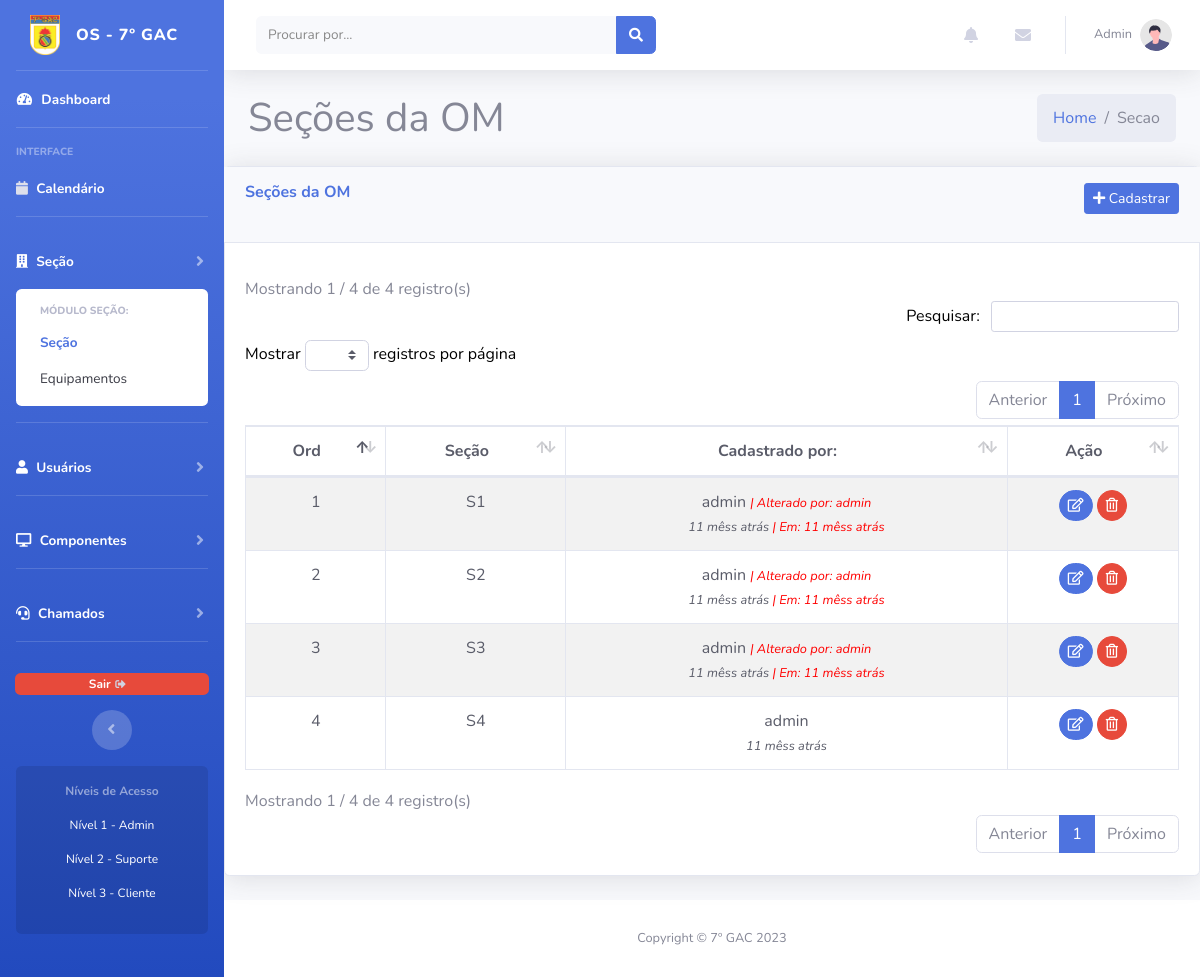
/admin.php?p=secao (signed in), run on the app's committed database.
### tables this page shows
CREATE TABLE `secao` (
  `id_secao` int NOT NULL,
  `id_user` int DEFAULT NULL,
  `secao` varchar(255) NOT NULL,
  `created_at` datetime NOT NULL,
  `created_by` varchar(50) NOT NULL,
  `updated_at` datetime DEFAULT NULL,
  `updated_by` varchar(50) DEFAULT NULL
);

### Model/DB.php (called while the page is built, shortened)
<?php
class DB {
    private static $conn;
    public static function conn(){
        try {
        if (is_null(self::$conn)){
            self::$conn = new \PDO('mysql:host=localhost;dbname=newos;charset=utf8', 'root', 'com123');
            self::$conn->setAttribute(\PDO::ATTR_ERRMODE, \PDO::ERRMODE_EXCEPTION);
        }
        return self::$conn;
    }catch(\PDOException $e) {
        echo 'ERROR: Error connecting to database';
    }
    }
}

### Model/Secao.php (called while the page is built, shortened)
<?php
include_once "DB.php";
class Secao extends DB
{
    public function listarSecao() : array
    {
        try {
        $b = self::conn()->query("SELECT * FROM secao
        ");
        return $b->fetchAll(\PDO::FETCH_OBJ);
        }catch(\Exception $e) {
            echo 'Erro ao listar';
        }
    }
}

### function/function.php (called while the page is built, shortened)
<?php
class Data {
    public static function ExibirTempoDecorrido($date)
    {
        $periodos = array("segundo", "minuto", "hora", "dia", "semana", "mês", "ano", "década");
        $duracao = array("60","60","24","7","4.35","12","10");
        $agora = time();
        $unix_data = strtotime($date);
        if($agora > $unix_data)
        {
            $diferenca     = $agora - $unix_data;
            $tempo         = "atrás";
        }
        else
        {
            $diferenca     = $unix_data - $agora;
            $tempo         = "agora";
        }
        for($j = 0; $diferenca >= $duracao[$j] && $j < count($duracao)-1; $j++)
        {
            $diferenca /= $duracao[$j];
        }
        $diferenca = round($diferenca);
        if($diferenca != 1)
        {
            $periodos[$j].= "s";
        }
        return "$diferenca $periodos[$j] {$tempo}";
    }
}
?>

### includes/secao.php (the view, shortened to what this page needs)
<?php
include_once "Controller/Secao.php";
$objSecao = new Model\Secao();
?>
<div class="wrapper">
    <div class="content-wrapper">
        <section class="content-header">
            <div class="container-fluid">
                <div class="row mb-2">
                    <div class="col-sm-6">
                        <h1>Seções da OM</h1>
                    </div>
                    <div class="col-sm-6">
                        <ol class="breadcrumb float-sm-right">
                            <li class="breadcrumb-item"><a href="?p=home">Home</a></li>
                            <li class="breadcrumb-item active"><?= ucfirst($_GET['p']); ?></li>
                        </ol>
                    </div>
                </div>
            </div>
        </section>
        <div class="card shadow mb-4 content">
            <div class="card-header py-3 row">
                <div class="col-md-9">
                    <h6 class="m-0 font-weight-bold text-primary">Seções da OM</h6> &nbsp &nbsp
                </div>
                <div class="col-md-3">
                    <a href="?p=secao-cadastrar" class="btn btn-primary btn-sm" style="float:right;">
                        <i class="fas fa-plus" alt="cadastrar" title="cadastrar"></i> Cadastrar
                    </a>
                </div>
            </div>
            <div class="card-body">
                <div class="table-responsive">
                    <table class="table table-striped table-bordered table-hover" id="dataTable" width="100%" cellspacing="0">
                        <thead>
                            <tr style="text-align: center;">
                                <th>Ord</th>
                                <th>Seção</th>
                                <th>Cadastrado por:</th>
                                <th>Ação</th>
                            </tr>
                        </thead>
                        <tbody>
                            <?php
                            $listar = $objSecao->listarSecao();
                            $count = 1;
                            foreach ($listar as $linha) {
                            ?>
                                <tr>
                                    <td style="text-align: center; cursor:pointer" onclick="location.href='?p=chamados&secao=<?= $linha->id_secao; ?>'"><?= $count; ?></td>
                                    <td style="text-align: center; cursor:pointer" onclick="location.href='?p=chamados&secao=<?= $linha->id_secao; ?>'"><?= $linha->secao; ?></td>
                                    <td style="text-align: center; cursor:pointer" onclick="location.href='?p=chamados&secao=<?= $linha->id_secao; ?>'">
                                        <?= $linha->created_by; ?> <span style="color: red;"><small><i><?= ($linha->updated_by == "" ? "" : '| Alterado por: ' . $linha->updated_by) ?></i></small></span>
                                        <br>
                                        <small><i><?= $objData->ExibirTempoDecorrido($linha->created_at); ?> <span style="color: red;"><?= ($linha->updated_at == "" ? "" : '| Em: ' . $objData->ExibirTempoDecorrido($linha->updated_at)); ?></i></small>
                                    </td>
                                    <td style="text-align: center;">
                                        <a href="?p=secao-editar&cd=<?= $linha->id_secao; ?>" class="btn btn-primary btn-sm" style="border-radius: 50px;">
                                            <i class="far fa-edit" alt="editar" title="editar"></i>
                                        </a>
                                            <a class="btn btn-danger btn-sm btnDelSecao" data-cd="<?= $linha->id_secao; ?>" data-acao="excluirSecao" style="border-radius: 50px;">
                                                <i class="far fa-trash-alt" alt="excluir" title="excluir"></i>
                                            </a>
                                    </td>
                                </tr>
                            <?php
                                $count++;
                            }
                            ?>
                        </tbody>
                    </table>
                </div>
            </div>
        </div>
    </div>
</div>

### css/custom.css (style rules this page uses)
.table { color: #5a5c69; }

### data on the page
secao: secao "S1", created_by "admin", updated_by "admin", created_at "11 mêss atrás", updated_at "11 mêss atrás"
secao: secao "S2", created_by "admin", updated_by "admin", created_at "11 mêss atrás", updated_at "11 mêss atrás"
secao: secao "S3", created_by "admin", updated_by "admin", created_at "11 mêss atrás", updated_at "11 mêss atrás"
secao: secao "S4", created_by "admin", created_at "11 mêss atrás"

### other printed values
$_SESSION['scd_user'] "Admin"
$_GET['p'] "Secao"
